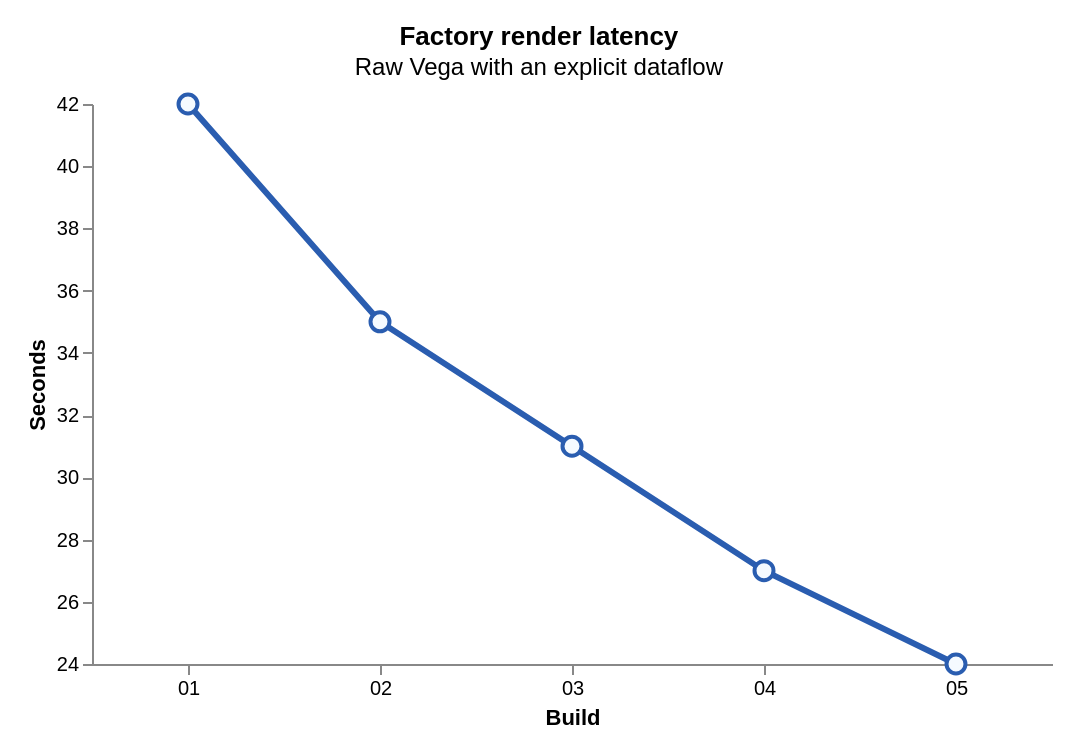

Write a Vega-Lite specification for this figure.
### Vega specification from a JSON file in a GitHub repository (floating-point values rounded to 4 significant figures)
{"$schema": "https://vega.github.io/schema/vega/v6.json", "description": "A raw Vega line chart with inline values.", "width": 480, "height": 280, "padding": 12, "title": {"text": "Factory render latency", "subtitle": "Raw Vega with an explicit dataflow"}, "data": [{"name": "latency", "values": [{"build": "01", "seconds": 42}, {"build": "02", "seconds": 35}, {"build": "03", "seconds": 31}, {"build": "04", "seconds": 27}, {"build": "05", "seconds": 24}]}], "scales": [{"name": "x", "type": "point", "domain": {"data": "latency", "field": "build"}, "range": "width", "padding": 0.5}, {"name": "y", "type": "linear", "domain": {"data": "latency", "field": "seconds"}, "nice": true, "zero": false, "range": "height"}], "axes": [{"orient": "bottom", "scale": "x", "title": "Build"}, {"orient": "left", "scale": "y", "title": "Seconds"}], "marks": [{"type": "line", "from": {"data": "latency"}, "encode": {"enter": {"x": {"scale": "x", "field": "build"}, "y": {"scale": "y", "field": "seconds"}, "stroke": {"value": "#2A5DB0"}, "strokeWidth": {"value": 3}}}}, {"type": "symbol", "from": {"data": "latency"}, "encode": {"enter": {"x": {"scale": "x", "field": "build"}, "y": {"scale": "y", "field": "seconds"}, "fill": {"value": "#F5FAFF"}, "stroke": {"value": "#2A5DB0"}, "strokeWidth": {"value": 2}, "size": {"value": 90}}}}]}
